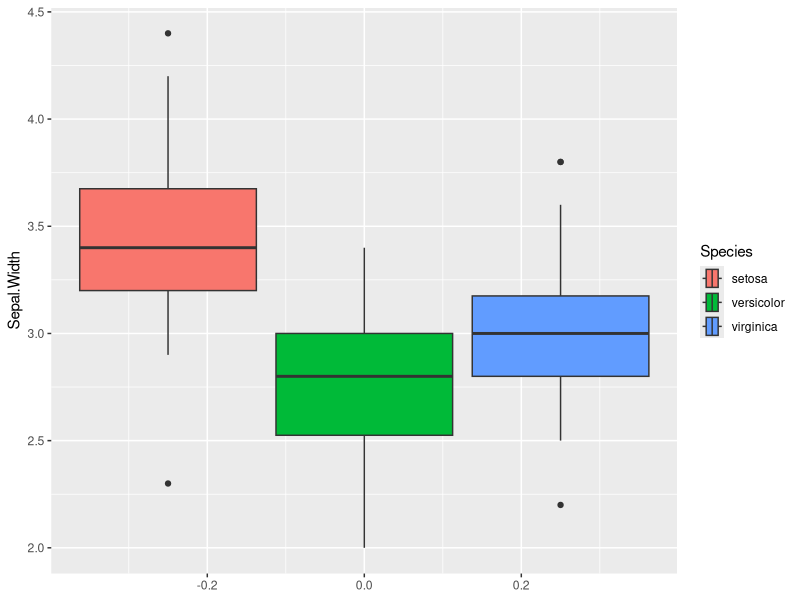
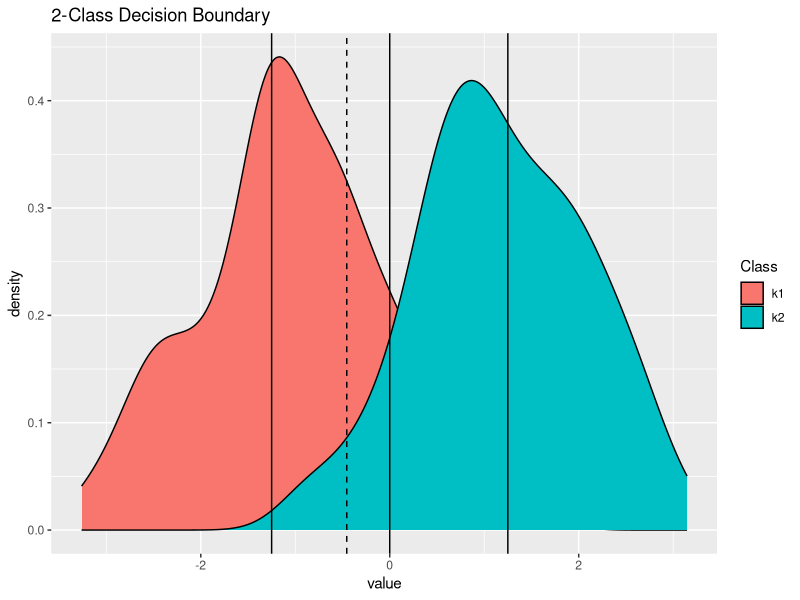
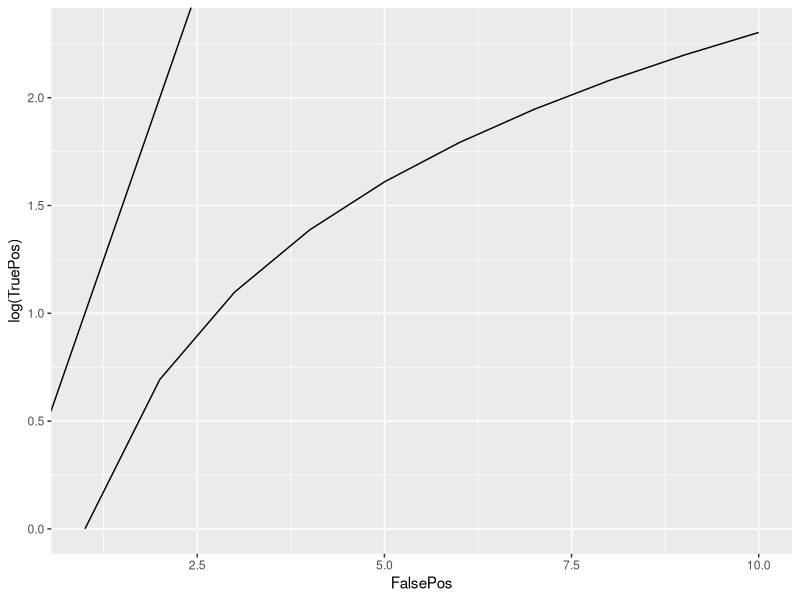

These charts were generated, in order, by the following R code:
## ---- chunk 1
library(tidyverse)
library(rlang)
## ---- chunk 2
library(tidyverse)
iris %>% ggplot(aes(x = Sepal.Width, fill = Species)) +
  geom_boxplot() +
  coord_flip()
## ---- chunk 3
p <- .95
p/ (1-p)
## ---- chunk 4
b0 <- -10.65
b1 <- .0055
b2 <- .405
X = 1000
X2 <- 1
exp(b0 + b1*X)/ (1 + exp(b0 + b1*X))



## ---- chunk 5
exp(b0 + b1*X + b2*X2)/ (1 + exp(b0 + b1*X +b2*X2))
## ---- chunk 6
pA <- .05
pBA <- .9
pB_notA <- .2
pB <- (pBA*pA) + (pB_notA * (1 - pA))

(pBA * pA) / pB

## ---- chunk 7
tib <- tibble(k1 = rnorm(100, mean = -1.25), k2 = rnorm(100, mean = 1.25))

mu <- (mean(tib$k1) +mean(tib$k2) / 2)
              
  tib %>% pivot_longer(everything(), names_to = "Class") %>% 
  ggplot(aes(value, fill =Class)) +
    geom_density() +
    geom_vline(xintercept = c(-1.25,0,1.25))+
  geom_vline(xintercept = mu, linetype = "dashed") +
    labs(title = "2-Class Decision Boundary")
## ---- chunk 8
data.frame(FalsePos = 1:10, TruePos = 1:10) %>% 
  ggplot(aes(FalsePos, log(TruePos))) +
  geom_line() +
  geom_abline()
  
